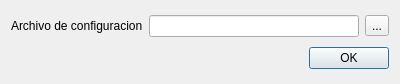
<?xml version="1.0" encoding="UTF-8"?>
<ui version="4.0">
 <class>Dialog</class>
 <widget class="QDialog" name="Dialog">
  <property name="geometry">
   <rect>
    <x>0</x>
    <y>0</y>
    <width>400</width>
    <height>84</height>
   </rect>
  </property>
  <property name="windowTitle">
   <string>Dialog</string>
  </property>
  <property name="modal">
   <bool>true</bool>
  </property>
  <layout class="QVBoxLayout" name="verticalLayout">
   <item>
    <layout class="QHBoxLayout" name="horizontalLayout">
     <item>
      <widget class="QLabel" name="label">
       <property name="text">
        <string>Archivo de configuracion</string>
       </property>
      </widget>
     </item>
     <item>
      <widget class="QLineEdit" name="fileLineEdit"/>
     </item>
     <item>
      <widget class="QToolButton" name="selectFileButton">
       <property name="text">
        <string>...</string>
       </property>
      </widget>
     </item>
    </layout>
   </item>
   <item>
    <widget class="QDialogButtonBox" name="buttonBox">
     <property name="orientation">
      <enum>Qt::Horizontal</enum>
     </property>
     <property name="standardButtons">
      <set>QDialogButtonBox::Ok</set>
     </property>
    </widget>
   </item>
  </layout>
 </widget>
 <resources/>
 <connections>
  <connection>
   <sender>buttonBox</sender>
   <signal>accepted()</signal>
   <receiver>Dialog</receiver>
   <slot>accept()</slot>
   <hints>
    <hint type="sourcelabel">
     <x>248</x>
     <y>254</y>
    </hint>
    <hint type="destinationlabel">
     <x>157</x>
     <y>274</y>
    </hint>
   </hints>
  </connection>
  <connection>
   <sender>buttonBox</sender>
   <signal>rejected()</signal>
   <receiver>Dialog</receiver>
   <slot>reject()</slot>
   <hints>
    <hint type="sourcelabel">
     <x>316</x>
     <y>260</y>
    </hint>
    <hint type="destinationlabel">
     <x>286</x>
     <y>274</y>
    </hint>
   </hints>
  </connection>
 </connections>
</ui>
